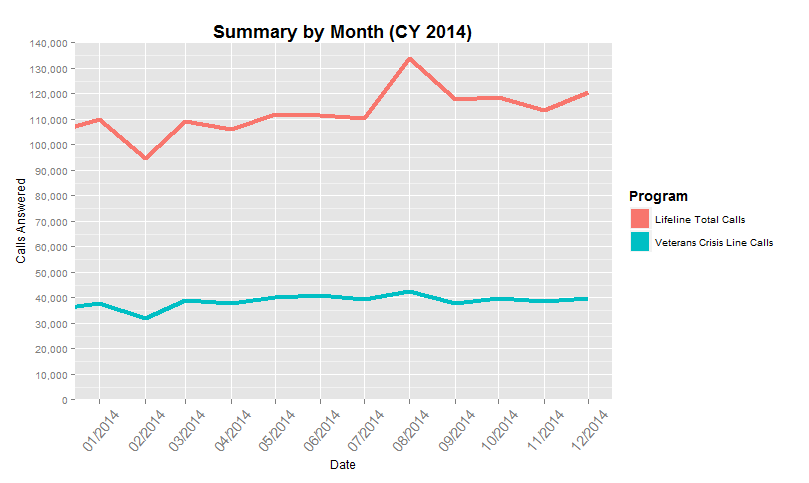

R code for this plot:
install.packages("ggplot2")
install.packages("ggthemes")
install.packages("reshape")
install.packages("plyr")

library(reshape)
library(ggplot2)  # for plotting
library(scales)  # for formatting x and y labels
library(ggthemes)  # for plotting themes
library(plyr)  # for renaming

### Load data locally from CSV
myfile <- read.csv(file="C:\\Users\\wliu\\Documents\\GitHub\\data-analysis-examples\\R\\SAMHSA_Snapshot\\summary.csv", sep=",", header=TRUE, stringsAsFactors=FALSE)
#View(myfile)  # peak at file, make sure everything is okay

### Reshape the data, first by filtering data we want, renaming, then by melt
mydata <- myfile[, c(1,2,3,4,6)]  # get the columns we want
#View(mydata)

# Rename columns
mydata <- rename(mydata, c("Lifeline.Calls.Answered..Total."="Lifeline Total Calls",
                           "Lifeline.Calls.Answered..Non.Veteran."="Lifeline Non-Veteran Calls",
                           "Lifeline.Calls.Answered..Veteran."="Veterans Crisis Line Calls",
                           "Lifeline.Calls.Answered..Spanish."="Spanish Line Calls",
                           "Lifeline.Crisis.Chats.Accepted..Total."="Lifeline Crisis Chats",
                           "Veterans.Chats.Accepted"="Veterans Chats",
                           "White.House.Letters.Received"="White House Letters",
                           "Disaster.Distress.Hotline.Calls.Answered"="Disaster Distress Helpline Calls",
                           "Disaster.Distress.Texts.Answered"="Disaster Distress Helpline Texts"))
#View(mydata)
my_clean_data = melt(mydata, id=c("Year", "Quarter", "Date"))  # Melt data so we can 'cast' it into any shape
my_clean_data$Date <- as.Date(my_clean_data$Date, "%m/%d/%Y")  # Change str to date
#View(my_clean_data)  # peak at file, make sure everything is okay

# Plot with these colors
mygraph <- ggplot(my_clean_data) + geom_line(aes(x=Date, y=value, colour=variable), size=1.5) +
  scale_colour_manual(values=c("#1f77b4", "#aec7e8", "#ff7f0e"))

end_date <- max(my_clean_data$Date)  # get the latest end date to limit what gets plotted

# Formatting for plot
mygraph <- mygraph +  xlab("Date") + ylab("Calls Answered") +
  ggtitle("Summary by Month (CY 2014)") +
  expand_limits(y=0) +  # Force chart to go down to 0
  scale_y_continuous(labels = comma, limits=c(0, 140000), expand=c(0,0),  # expand removes negative area
                     breaks = c(0, 10000, 20000, 30000, 40000, 50000, 60000,
                                70000, 80000, 90000, 100000, 110000, 120000,
                                130000, 140000)) +
  scale_x_date(labels = date_format("%m/%Y"),
               breaks = "1 month", minor_breaks = "1 month",
               limits = c(as.Date("2014-1-1"), end_date))

# Formatting for legend
mygraph <- mygraph + theme(plot.title = element_text(size=18, face="bold")) + # title
  theme(axis.text.x=element_text(angle=50, size=14, vjust=0.5)) +  # x-axis
  theme(legend.title=element_text(size=14, face="bold")) + scale_color_discrete(name="Program") +
  guides(colour = guide_legend(override.aes = list(size=7))) # legend appear larger
#facet_wrap(~Year, nrow=1)  # split graphs by say Year

# Try different themes
#mygraph <- mygraph + theme_fivethirtyeight()
#mygraph <- mygraph + theme_hc()

mygraph  # Plot


### Below is the incorrect way (i.e. Without melting the data)

#mycolors = c("#1f77b4", "#ff7f0e", "#2ca02c", "#d62728", "#9467bd", "#8c564b",
#             "#e377c2", "#7f7f7f", "#bcbd22", "#17becf")

#mygraph <- ggplot(data=myfile, aes(x=Date, y=Lifeline.Calls.Answered..Total.)) +
#    geom_line(color=mycolors[1], size=1, alpha=.5)

#mygraph <- mygraph + geom_line(data=myfile, aes(x=Date, y=Lifeline.Calls.Answered..Non.Veteran.),
#                               color=mycolors[2], size=1, alpha=.5)

#mygraph <- mygraph + geom_line(data=myfile, aes(x=Date, y=Lifeline.Calls.Answered..Veteran.),
#                               color=mycolors[3], size=1, alpha=.5)

#mygraph <- mygraph + geom_line(data=myfile, aes(x=Date, y=Lifeline.Crisis.Chats.Accepted..Total.),
#                               color=mycolors[4], size=1, alpha=.5)

#end_date <- max(myfile$Date)  # get the latest end date to limit what gets plotted

#mygraph <- mygraph +  xlab("Date") + ylab("Calls/Chats Answered") + ggtitle("Summary by Month") +
#    scale_y_continuous(labels = comma, breaks = c(20000, 40000, 60000, 80000, 100000, 120000, 140000)) +
#    scale_x_date(labels = date_format("%m/%Y"), breaks = "1 month", minor_breaks = "1 month",
#                 limits = c(as.Date("2014-1-1"), end_date))

#mygraph <- mygraph + theme_fivethirtyeight()

#mygraph + geom_smooth(aes(group=1))  # Shows quartiles

#mygraph + geom_bar(stat="identity", fill="green")  # Plot a bar chart
